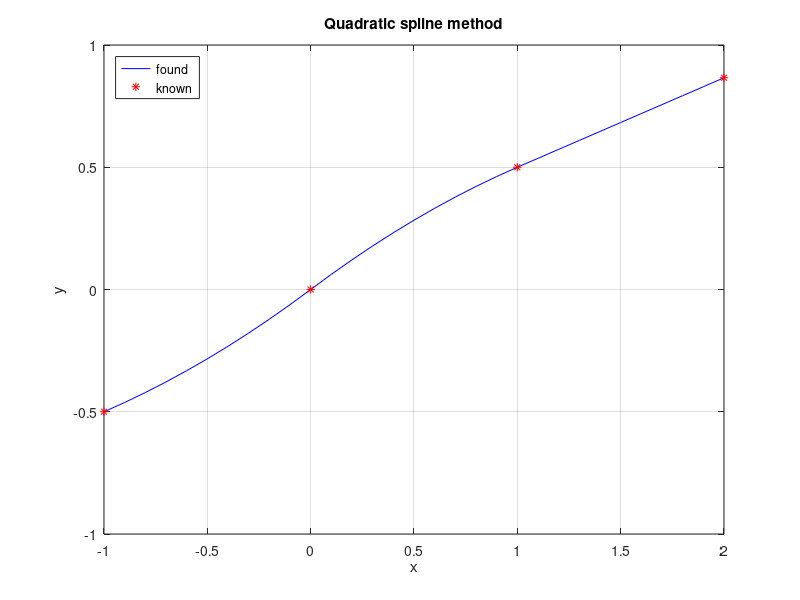

MATLAB code for this plot:
% ----------------------- BEGIN CODE -----------------------

% Close all figures, clear variables in memory and MATLAB command screen
close all ; clear all ; clc ;

% Set the output format to the short format with compact line spacing
format short g; format compact ;

% ax^2 + bx + c
% dx^2 + ex + f
% ex^2 + hx + i

% ax_1^2 + bx + c = y_1
% ax_2^2 + bx + c = y_2
% dx_2^2 + ex + f = y_3
% dx_3^2 + ex + f = y_4
% ex_3^2 + hx + i = y_5
% ex_4^2 + hx + i = y_6
% 2 * ax + b - 2 * dx - e = 0
% 2 * dx + e - 2 * gx - h = 0
% 2a = 0 || 2g = 0

% Specify values and necessary parameters
x = [-1 0 1 2]
y = [-0.5 0 0.5 0.866]

range = length(x)-1;
unknown = 3 * range;

A = zeros(unknown);
b = zeros(unknown, 1);

row = 1;
col = 1;
for i = 1:range
    A(row:row+1,col:col+2) = [x(i)^2 x(i) 1 ; x(i+1)^2 x(i+1) 1];
    b(row:row+1,1) = [y(i) ; y(i+1)];
    row = row + 2;
    col = col + 3;
end

col = 1;
for i = 1:range-1
    A(row,col:col+5) = [2*x(i+1) 1 0 -2*x(i+1) -1 0];
    row = row + 1;
    col = col + 3;
end

if randi([0, 1])
    col = unknown-2;
else
    col = 1;
end

A(row,col:col+2) = [2 0 0];

A
b

% a = inv(A) * b;
detA = det(A);
for i = 1:length(b)
    D = A;
    D(:,i) = b;
    a(i,1) = det(D)/detA;
end

a

x_ = [];
y_ = [];

row = 1;
for i = 1:range
    tmp_x = x(i):0.1:x(i+1);
    x_ = [x_ tmp_x];
    tmp_y = 0;
    for j = 0:2
        tmp_y = tmp_y + a(row+j) * (tmp_x.^(2-j));
    end
    y_ = [y_ tmp_y];
    row = row + 3;
end

x_
y_

plot(x_, y_, 'b', x, y, 'r*');
title('Quadratic spline method');
legend('found', 'known', 'Location', 'northwest');
xlabel('x');
ylabel('y');
grid;

% ----------------------- END OF CODE ----------------------